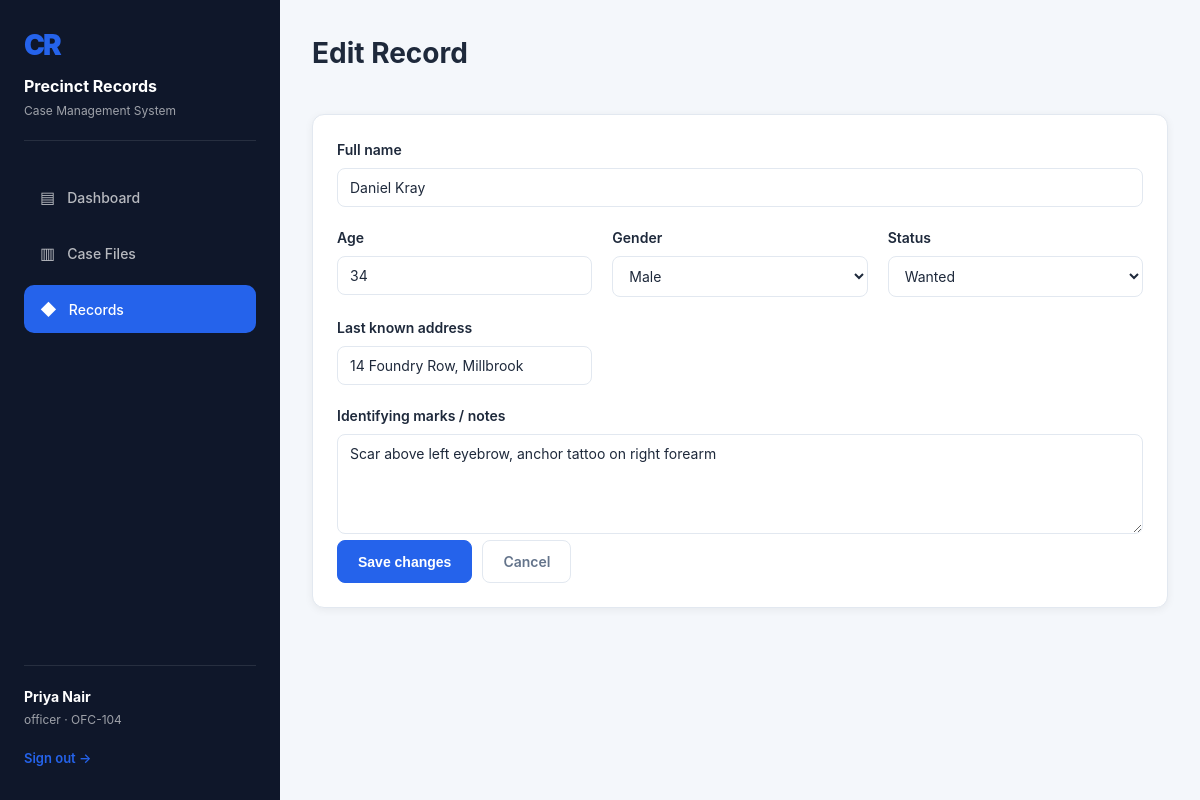
Page /criminals/1/edit (signed in) on the committed database.
### tables this page shows
CREATE TABLE user (
    id INTEGER PRIMARY KEY AUTOINCREMENT,
    full_name TEXT NOT NULL,
    badge_no TEXT UNIQUE NOT NULL,
    username TEXT UNIQUE NOT NULL,
    password_hash TEXT NOT NULL,
    role TEXT NOT NULL DEFAULT 'officer',
    department TEXT DEFAULT 'General Investigation',
    created_at TEXT
);

CREATE TABLE criminal (
    id INTEGER PRIMARY KEY AUTOINCREMENT,
    full_name TEXT NOT NULL,
    age INTEGER,
    gender TEXT,
    address TEXT,
    identifying_marks TEXT,
    status TEXT DEFAULT 'Wanted',
    created_at TEXT
);

### app.py (the view, shortened to what this page needs)
@app.route("/criminals/<int:criminal_id>/edit", methods=["GET", "POST"])
@login_required
def edit_criminal(criminal_id):
    conn = dbm.get_db()
    criminal = conn.execute("SELECT * FROM criminal WHERE id = ?", (criminal_id,)).fetchone()
    if criminal is None:
        conn.close()
        abort(404)
    conn.close()
    return render_template("edit_criminal.html", criminal=criminal)

### app.py (called while the page is built)
@app.before_request
def load_logged_in_user():
    user_id = session.get("user_id")
    if user_id is None:
        g.user = AnonymousUser()
    else:
        conn = dbm.get_db()
        row = conn.execute("SELECT * FROM user WHERE id = ?", (user_id,)).fetchone()
        conn.close()
        if row is None:
            g.user = AnonymousUser()
        else:
            g.user = dict(row)
            g.user["is_authenticated"] = True
            g.user["is_admin"] = row["role"] == "admin"

@app.context_processor
def inject_user():
    return {"current_user": g.get("user", AnonymousUser()), "current_year": datetime.utcnow().year}

def _is_logged_in():
    return isinstance(g.user, dict) and g.user.get("is_authenticated")

def login_required(view):
    @wraps(view)
    def wrapped(*args, **kwargs):
        if not _is_logged_in():
            return redirect(url_for("login", next=request.path))
        return view(*args, **kwargs)
    return wrapped

### db.py (called while the page is built)
def get_db():
    conn = sqlite3.connect(DB_PATH)
    conn.row_factory = sqlite3.Row
    conn.execute("PRAGMA foreign_keys = ON")
    return conn

### templates/edit_criminal.html (shortened to what this page needs)
{% extends "base.html" %}
{% block content %}
<div class="topbar">
  <div><h1>Edit Record</h1></div>
</div>
<form class="card" method="POST">
  <div class="form-grid">
    <div class="field full">
      <label for="full_name">Full name</label>
      <input type="text" id="full_name" name="full_name" value="{{ criminal.full_name }}" required>
    </div>
    <div class="field">
      <label for="age">Age</label>
      <input type="number" id="age" name="age" min="0" max="120" value="{{ criminal.age or '' }}">
    </div>
    <div class="field">
      <label for="gender">Gender</label>
      <select id="gender" name="gender">
        {% for g in ['Male','Female','Other'] %}
        <option {{ 'selected' if criminal.gender == g }}>{{ g }}</option>
        {% endfor %}
      </select>
    </div>
    <div class="field">
      <label for="status">Status</label>
      <select id="status" name="status">
        {% for s in ['Wanted','In Custody','Released','Convicted'] %}
        <option {{ 'selected' if criminal.status == s }}>{{ s }}</option>
        {% endfor %}
      </select>
    </div>
    <div class="field">
      <label for="address">Last known address</label>
      <input type="text" id="address" name="address" value="{{ criminal.address or '' }}">
    </div>
    <div class="field full">
      <label for="identifying_marks">Identifying marks / notes</label>
      <textarea id="identifying_marks" name="identifying_marks">{{ criminal.identifying_marks or '' }}</textarea>
    </div>
  </div>
  <div style="display:flex; gap:10px; margin-top:6px;">
    <button class="btn btn-primary" type="submit">Save changes</button>
    <a class="btn btn-ghost" href="{{ url_for('criminal_detail', criminal_id=criminal.id) }}">Cancel</a>
  </div>
</form>
{% endblock %}

### templates/base.html (shortened to what this page needs)
<!DOCTYPE html>
<html lang="en">
<head>
  <link rel="stylesheet" href="{{ url_for('static', filename='css/style.css') }}">
</head>
<body>
  <div class="shell">
    <aside class="sidebar">
      <div class="sidebar__brand">
        <div class="mark">CR</div>
        <div class="title">Precinct Records</div>
        <div class="sub">Case Management System</div>
      </div>
      <ul class="tabs">
        <li><a class="tab {{ 'active' if request.endpoint=='dashboard' }}" href="{{ url_for('dashboard') }}"><span class="icon">▤</span> Dashboard</a></li>
        <li><a class="tab {{ 'active' if request.endpoint in ['cases','case_detail','new_case','edit_case'] }}" href="{{ url_for('cases') }}"><span class="icon">▥</span> Case Files</a></li>
        <li><a class="tab {{ 'active' if request.endpoint in ['criminals','criminal_detail','new_criminal','edit_criminal'] }}" href="{{ url_for('criminals') }}"><span class="icon">◆</span> Records</a></li>
      </ul>
      {% if current_user.is_authenticated %}
      <div class="sidebar__foot">
        <div class="who">{{ current_user.full_name }}</div>
        <div class="role">{{ current_user.role }} · {{ current_user.badge_no }}</div>
        <a class="signout" href="{{ url_for('logout') }}">Sign out →</a>
      </div>
      {% endif %}
    </aside>
    <main class="main">
      {% block content %}{% endblock %}
    </main>
  </div>
</body>
</html>

### static/css/style.css (style rules this page uses)
:root { --primary: #2563eb; --primary-dark: #1e40af; --secondary: #64748b; --sidebar: #0f172a; --bg: #f4f7fb; --card: #fff; --text: #1e293b; --text-faint: #64748b; --border: #e2e8f0; --success: #10b981; --error: #ef4444; --warning: #f59e0b; --amber: #f59e0b; --blue: #3b82f6; --teal: #14b8a6; --red: #ef4444; }
* { box-sizing: border-box; }
html, body { margin: 0; padding: 0; height: 100%; }
body { font-family: -apple-system, BlinkMacSystemFont, "Segoe UI", Roboto, "Helvetica Neue", Arial, sans-serif; background: var(--bg); color: var(--text); line-height: 1.5; }
.shell { display: flex; min-height: 100vh; }
.sidebar { width: 280px; background: var(--sidebar); color: #fff; padding: 24px; display: flex; flex-direction: column; position: relative; }
.sidebar__brand { margin-bottom: 32px; padding-bottom: 20px; border-bottom: 1px solid rgba(255, 255, 255, 0.1); }
.mark { font-size: 28px; font-weight: 900; letter-spacing: -2px; margin-bottom: 8px; color: var(--primary); }
.sidebar__brand .title { font-size: 16px; font-weight: 700; margin-bottom: 4px; }
.sidebar__brand .sub { font-size: 12px; color: rgba(255, 255, 255, 0.6); }
.tabs { list-style: none; margin: 0; padding: 0; flex: 1; }
.tabs li { margin-bottom: 8px; }
.tab { display: flex; align-items: center; gap: 12px; padding: 12px 16px; border-radius: 10px; color: rgba(255, 255, 255, 0.7); text-decoration: none; font-size: 14px; font-weight: 500; transition: all 0.2s ease; }
.tab.active { background: var(--primary); color: #fff; }
.tab .icon { font-size: 16px; }
.sidebar__foot { padding-top: 20px; border-top: 1px solid rgba(255, 255, 255, 0.1); }
.who { font-weight: 700; font-size: 14px; margin-bottom: 4px; }
.role { font-size: 12px; color: rgba(255, 255, 255, 0.6); margin-bottom: 12px; }
.signout { display: inline-block; color: var(--primary); text-decoration: none; font-size: 13px; font-weight: 600; padding: 8px 0; }
.main { flex: 1; padding: 32px; overflow-y: auto; }
.topbar { display: flex; justify-content: space-between; align-items: flex-start; margin-bottom: 32px; gap: 20px; }
.topbar h1 { margin: 0 0 8px 0; font-size: 28px; font-weight: 700; }
.btn { display: inline-flex; align-items: center; gap: 6px; padding: 10px 20px; border: 1px solid transparent; border-radius: 8px; font-size: 14px; font-weight: 600; cursor: pointer; text-decoration: none; transition: all 0.2s ease; white-space: nowrap; }
.btn-primary { background: var(--primary); color: #fff; border-color: var(--primary); }
.btn-ghost { background: transparent; color: var(--secondary); border-color: var(--border); }
.card { background: var(--card); border-radius: 12px; padding: 24px; box-shadow: 0 2px 8px rgba(0, 0, 0, 0.06); border: 1px solid var(--border); }
.form-grid { display: grid; grid-template-columns: repeat(auto-fit, minmax(240px, 1fr)); gap: 20px; }
.field { display: flex; flex-direction: column; }
.field.full { grid-column: 1 / -1; }
label { font-size: 14px; font-weight: 600; margin-bottom: 8px; color: var(--text); }
input[type="text"], input[type="password"], input[type="email"], input[type="date"], input[type="number"], select, textarea { padding: 10px 12px; border: 1px solid var(--border); border-radius: 8px; font-size: 14px; font-family: inherit; color: var(--text); background: #fff; transition: all 0.2s ease; }
textarea { resize: vertical; min-height: 100px; }

### rows in the picture
user: full_name "Priya Nair", role "officer", badge_no "OFC-104"
criminal: full_name "Daniel Kray", age "34", address "14 Foundry Row, Millbrook", identifying_marks "Scar above left eyebrow, anchor tattoo on right forearm"

### other values in the picture
form field gender "Male"
form field status "Wanted"
